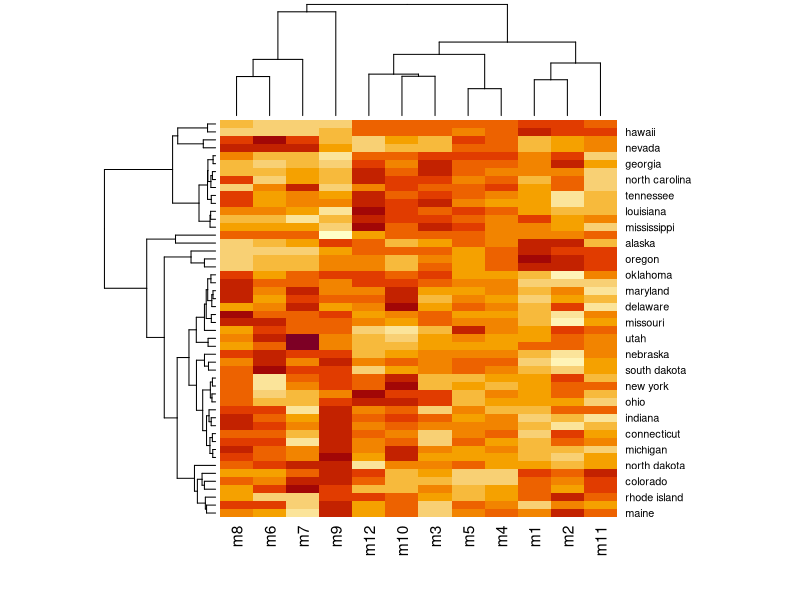

The R script that drew this image:
#Aedan Wells and Samuel nix
#SML and ML
setwd("~/ML/project/")

temp = read.csv("data/monthly-mean-temp.csv")

h1 <-  heatmap(scale(temp[3:14]), distfun = dist, keep.dendro = T,labRow = temp$state)


######################### NY Dataset code ####################
#data = read.csv("Weather.csv")

#plot(data$tempm, data$precipi)
#colnames(data)

#data2 = data[,c("tempm", "dewptm", "hum", "wspdm", "vism", "pressurem", "windchillm", "precipm")]
#data2[is.na(data2)] <- 0
#X = scale(data2)
#h1 <-  heatmap(scale(data2), distfun = dist, keep.dendro = T)
